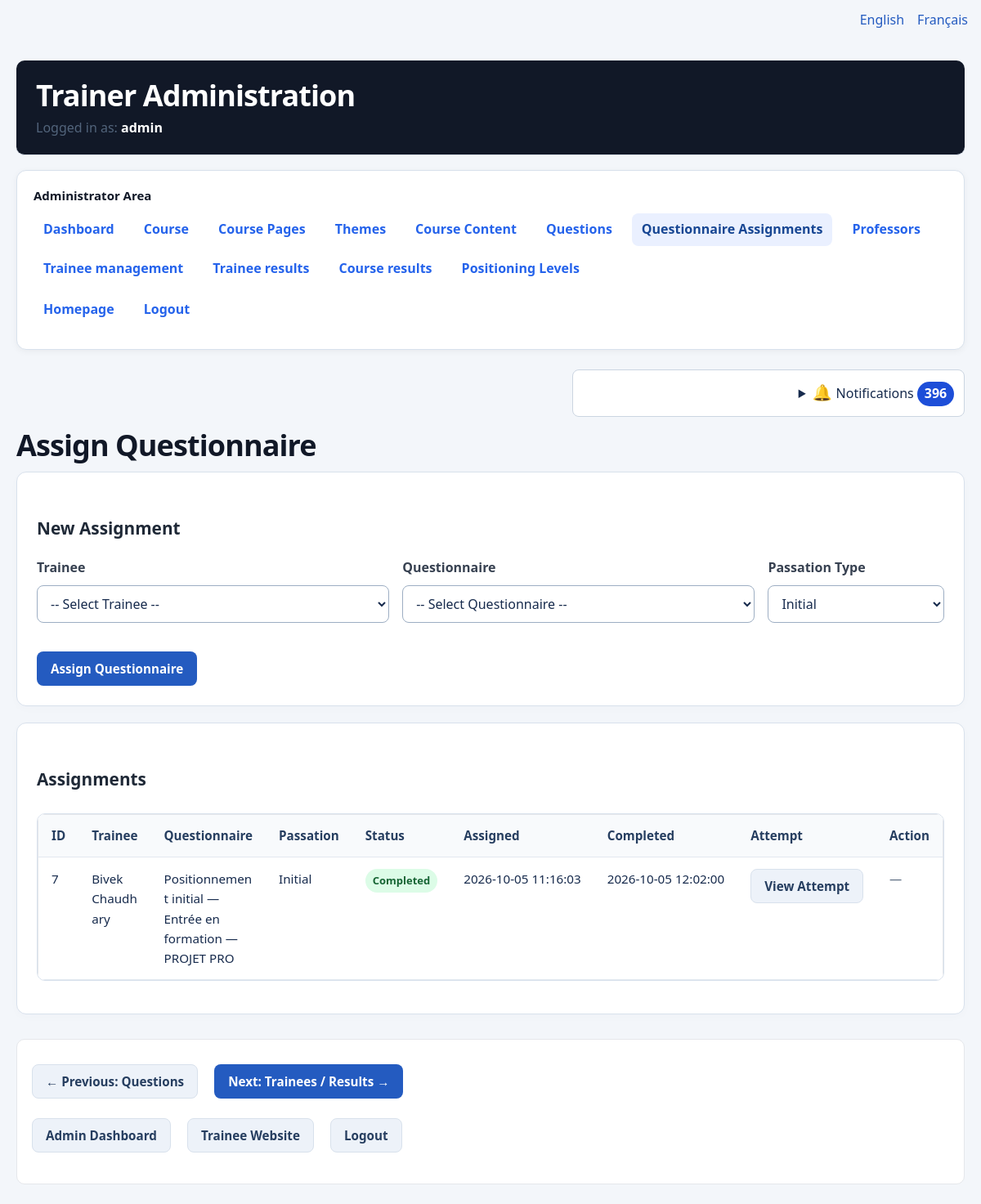
Page /admin/assign_questionnaire.php (signed in) on the committed database.
### tables this page shows
CREATE TABLE `questionnaire_assignments` (
  `id` int(10) UNSIGNED NOT NULL,
  `trainee_id` int(10) UNSIGNED NOT NULL,
  `theme_id` int(10) UNSIGNED NOT NULL,
  `passation_type` enum('initial','final','sortie') NOT NULL DEFAULT 'initial',
  `status` enum('pending','completed') NOT NULL DEFAULT 'pending',
  `assigned_at` timestamp NOT NULL DEFAULT current_timestamp(),
  `completed_at` timestamp NULL DEFAULT NULL,
  `attempt_id` int(10) UNSIGNED DEFAULT NULL
);

CREATE TABLE `trainees` (
  `id` int(10) UNSIGNED NOT NULL,
  `first_name` varchar(100) NOT NULL,
  `last_name` varchar(100) NOT NULL,
  `email` varchar(255) NOT NULL,
  `password` varchar(255) DEFAULT NULL,
  `date_of_birth` date DEFAULT NULL,
  `created_at` timestamp NOT NULL DEFAULT current_timestamp()
);

CREATE TABLE `themes` (
  `id` int(10) UNSIGNED NOT NULL,
  `name` varchar(150) NOT NULL,
  `description` text DEFAULT NULL,
  `display_order` int(10) UNSIGNED DEFAULT 0,
  `created_at` timestamp NOT NULL DEFAULT current_timestamp(),
  `is_active` tinyint(1) NOT NULL DEFAULT 1
);

### includes/language.php (called while the page is built, shortened)
<?php
$currentLanguage =
    $_SESSION['language']
    ?? 'en';
$languageFile =
    __DIR__
    . '/../languages/'
    . $currentLanguage
    . '.php';
$translations =
    require $languageFile;
if (!function_exists('t')) {
    function t(
        string $key,
        array $replacements = []
    ): string {
        global $translations;
        $text =
            $translations[$key]
            ?? $key;
        return $text;
    }
}
if (!function_exists('currentLanguage')) {
    function currentLanguage(): string
    {
        global $currentLanguage;
        return $currentLanguage;
    }
}
if (!function_exists('htmlLanguage')) {
    function htmlLanguage(): string
    {
        return currentLanguage() === 'fr'
            ? 'fr'
            : 'en';
    }
}

### admin/admin_language.php (called while the page is built)
<?php
require_once __DIR__ . '/../includes/language.php';
function adminH(string $value): string
{
    return htmlspecialchars($value, ENT_QUOTES | ENT_SUBSTITUTE, 'UTF-8');
}
function adminEnumLabel(string $value): string
{
    $keys = [
        'initial' => 'initial', 'final' => 'final', 'sortie' => 'exit',
        'pending' => 'pending', 'completed' => 'completed',
        'in_progress' => 'in_progress', 'corrected' => 'corrected',
        'single_choice' => 'single_choice', 'multiple_choice' => 'multiple_choice',
        'open' => 'open_question', 'sommaire' => 'sommaire',
        'introduction' => 'introduction',
    ];
    return isset($keys[$value]) ? t($keys[$value]) : $value;
}

### includes/safe_rich_content.php (called while the page is built, shortened)
<?php
function qp_h($value): string {
    return htmlspecialchars((string)$value, ENT_QUOTES | ENT_SUBSTITUTE, 'UTF-8');
}

### includes/notifications.php (the view, shortened to what this page needs)
<?php
require_once __DIR__.'/safe_rich_content.php';
function pkg_recipient(): array {
    $script = str_replace('\\', '/', $_SERVER['SCRIPT_NAME'] ?? '');
    if (strpos($script, '/admin/') !== false && !empty($_SESSION['admin_id'])) return ['admin', 0];
    return ['', 0];
}
function pkg_notifications(PDO $pdo): void {
    [$role,$id] = pkg_recipient();
    try {
        $s=$pdo->prepare('SELECT COUNT(*) FROM notifications WHERE recipient_type=? AND recipient_id=? AND read_at IS NULL');
        $s->execute([$role,$id]); $count=(int)$s->fetchColumn();
    }
    catch (PDOException $e) {
        if (($e->errorInfo[1] ?? null) !== 1146) throw $e;
        echo '<p role="status">'.qp_h(t('pkg_notifications_unavailable')).'</p>'; return;
    }
    echo '<details class="qp-notifications"><summary>'.qp_h(t('pkg_notifications')).' <strong aria-label="'.qp_h(t('pkg_unread')).'">'.$count.'</strong></summary>';
    echo '</details>';
}

### admin/assign_questionnaire.php (shortened to what this page needs)
<?php
require_once __DIR__ . '/../includes/language.php';
require_once __DIR__ . '/admin_language.php';
require_once '../config/database.php';
$stmt = $pdo->query(
    "SELECT
        qa.id,
        qa.passation_type,
        qa.status,
        qa.assigned_at,
        qa.completed_at,
        qa.attempt_id,
        trainees.first_name,
        trainees.last_name,
        themes.name AS theme_name
     FROM questionnaire_assignments qa
     INNER JOIN trainees
        ON qa.trainee_id = trainees.id
     INNER JOIN themes
        ON qa.theme_id = themes.id
     ORDER BY qa.id DESC"
);
$assignments =
    $stmt->fetchAll(PDO::FETCH_ASSOC);
?>
<!DOCTYPE html>
<html lang="<?= adminH(htmlLanguage()) ?>">
<head>
    <link rel="stylesheet" href="../assets/css/style.css">
<link rel="stylesheet" href="../assets/css/ui.css">
</head>
<body>
<?php require __DIR__ . '/admin_language_switcher.php'; ?>
<div class="container assignments-page">
    <header class="admin-header">
        <h1><?= adminH(t('p150i_7b3acab7d31d')) ?></h1>
        <p class="text-muted"><?= adminH(t('h150_logged_in_as')) ?> <strong><?= htmlspecialchars($_SESSION['admin_username'] ?? t('admin')) ?></strong></p>
    </header>
    <?php require 'admin_nav.php'; ?>
    <main>
        <h1><?= adminH(t('a150j_00027c880854')) ?></h1>
        <section class="card" aria-labelledby="new-assignment-heading">
            <h2 id="new-assignment-heading"><?= adminH(t('a150j_ea7031adfe2e')) ?></h2>
            <form method="POST"><?php ux_csrf_field(); ?><input type="hidden" name="lang" value="<?= adminH(currentLanguage()) ?>">
                <div class="assignment-fields">
                    <div>
                        <label for="trainee_id"><?= adminH(t('trainee')) ?></label>
                        <select name="trainee_id" id="trainee_id" required>
                            <option value=""><?= adminH(t('a150j_6e9df811f6c8')) ?></option>
                        </select>
                    </div>
                    <div>
                        <label for="theme_id"><?= adminH(t('h150_questionnaire')) ?></label>
                        <select name="theme_id" id="theme_id" required>
                            <option value=""><?= adminH(t('a150j_a3f7b93f5046')) ?></option>
                        </select>
                    </div>
                    <div>
                        <label for="passation_type"><?= adminH(t('passation_type')) ?></label>
                        <select name="passation_type" id="passation_type" required>
                            <option value="initial"><?= adminH(t('h150_initial')) ?></option>
                        </select>
                    </div>
                </div>
                <div class="actions">
                    <button class="btn" type="submit" name="assign_questionnaire" value="1"><?= adminH(t('a150j_00027c880854')) ?></button>
                </div>
            </form>
        </section>
        <section class="card" aria-labelledby="assignments-heading">
            <h2 id="assignments-heading"><?= adminH(t('a150j_2c7e21f63a47')) ?></h2>
            <?php if (empty($assignments)): ?>
                <p class="text-muted"><?= adminH(t('a150j_a2b9f330ab99')) ?></p>
            <?php else: ?>
                <div class="assignments-table-wrap" role="region" aria-labelledby="assignments-heading" tabindex="0">
                    <table class="assignments-table">
                        <thead>
                            <tr>
                                <th scope="col"><?= adminH(t('p150i_3843971dcfde')) ?></th>
                                <th scope="col"><?= adminH(t('trainee')) ?></th>
                                <th scope="col"><?= adminH(t('h150_questionnaire')) ?></th>
                                <th scope="col"><?= adminH(t('h150_passation')) ?></th>
                                <th scope="col"><?= adminH(t('h150_status')) ?></th>
                                <th scope="col"><?= adminH(t('h150_assigned')) ?></th>
                                <th scope="col"><?= adminH(t('h150_completed')) ?></th>
                                <th scope="col"><?= adminH(t('attempt')) ?></th>
                                <th scope="col"><?= adminH(t('h150_action')) ?></th>
                            </tr>
                        </thead>
                        <tbody>
                        <?php foreach ($assignments as $assignment): ?>
                            <tr>
                                <td><?= (int)$assignment['id'] ?></td>
                                <td class="assignment-copy"><?= htmlspecialchars($assignment['first_name']) ?> <?= htmlspecialchars($assignment['last_name']) ?></td>
                                <td class="assignment-copy"><?= htmlspecialchars($assignment['theme_name']) ?></td>
                                <td><?= htmlspecialchars(adminEnumLabel($assignment['passation_type'])) ?></td>
                                <td>
                                    <span class="status <?= $assignment['status'] === 'completed' ? 'status-active' : 'status-inactive' ?><?= $assignment['status'] === 'pending' ? ' status-pending' : '' ?>"><?= htmlspecialchars(adminEnumLabel($assignment['status'])) ?></span>
                                </td>
                                <td class="assignment-date"><?= htmlspecialchars($assignment['assigned_at']) ?></td>
                                <td class="assignment-date">
                                    <?php if ($assignment['completed_at']): ?>
                                        <?= htmlspecialchars($assignment['completed_at']) ?>
                                    <?php else: ?>
                                        <span class="text-muted">—</span>
                                    <?php endif; ?>
                                </td>
                                <td>
                                    <?php if ($assignment['attempt_id']): ?>
                                        <a class="btn btn-secondary" href="attempt_details.php?lang=<?= adminH(currentLanguage()) ?>&amp;id=<?= (int)$assignment['attempt_id'] ?>"><?= adminH(t('view_attempt')) ?></a>
                                    <?php else: ?>
                                        <span class="text-muted">—</span>
                                    <?php endif; ?>
                                </td>
                                <td>
                                    <?php if ($assignment['status'] === 'pending'): ?>
                                        <form method="POST" data-confirm="<?= adminH(t('a150j_12f34b3ce2fa')) ?>
" onsubmit="return confirm(this.dataset.confirm);"><?php ux_csrf_field(); ?><input type="hidden" name="lang" value="<?= adminH(currentLanguage()) ?>">
                                            <input type="hidden" name="assignment_id" value="<?= (int)$assignment['id'] ?>">
                                            <button class="btn btn-danger" type="submit" name="delete_assignment" value="1"><?= adminH(t('a150j_df7d968bb03c')) ?></button>
                                        </form>
                                    <?php else: ?>
                                        <span class="text-muted">—</span>
                                    <?php endif; ?>
                                </td>
                            </tr>
                        <?php endforeach; ?>
                        </tbody>
                    </table>
                </div>
            <?php endif; ?>
        </section>
    </main>
    <nav class="workflow-navigation" aria-label="<?= adminH(t('a150j_81498e271e7e')) ?>">
        <p class="actions">
            <a class="btn btn-secondary" href="questions.php?lang=<?= adminH(currentLanguage()) ?>"><?= adminH(t('a150j_b264dcffd9fc')) ?></a>
            <a class="btn" href="results.php?lang=<?= adminH(currentLanguage()) ?>"><?= adminH(t('a150j_c78e4e5cf7f4')) ?></a>
        </p>
        <p class="actions">
            <a class="btn btn-secondary" href="index.php?lang=<?= adminH(currentLanguage()) ?>"><?= adminH(t('admin_dashboard_link')) ?></a>
            <a class="btn btn-secondary" href="../index.php?lang=<?= adminH(currentLanguage()) ?>"><?= adminH(t('p150i_ad2638a9d1dd')) ?></a>
            <a class="btn btn-secondary" href="logout.php?lang=<?= adminH(currentLanguage()) ?>"><?= adminH(t('h150_logout')) ?></a>
        </p>
    </nav>
</div>
</body>
</html>

### assets/css/style.css (style rules this page uses)
* { box-sizing: border-box; }
html { scroll-behavior: smooth; }
body { margin: 0; padding: 0; font-family: Arial, Helvetica, sans-serif; background: #f4f7fb; color: #1f2937; line-height: 1.6; }
a { color: #2563eb; text-decoration: none; }
.container { width: 92%; max-width: 1200px; margin: 30px auto; }
h1 { margin-top: 0; margin-bottom: 10px; color: #111827; font-size: 30px; }
h2 { color: #1f2937; margin-top: 30px; margin-bottom: 12px; }
p { margin-top: 8px; }
.admin-header { background: #111827; color: #ffffff; padding: 20px 24px; border-radius: 10px; margin-bottom: 18px; }
.admin-header h1, .admin-header h2, .admin-header h3 { color: #ffffff; margin-top: 0; }
.admin-header h1 { margin-bottom: 5px; }
.admin-header p { margin: 0; color: #d1d5db; }
.admin-header strong { color: #ffffff; }
.card { background: #ffffff; border-radius: 10px; padding: 24px; margin-bottom: 20px; border: 1px solid #edf0f4; box-shadow: 0 2px 8px rgba(0, 0, 0, 0.06); }
table { width: 100%; border-collapse: collapse; background: #ffffff; margin-top: 15px; border: 1px solid #e5e7eb; }
th, td { padding: 12px 14px; text-align: left; border-bottom: 1px solid #e5e7eb; vertical-align: top; }
th { background: #f3f4f6; color: #374151; font-weight: 600; }
form { max-width: 100%; }
label { display: block; margin-bottom: 6px; font-weight: 600; color: #374151; }
input[type="text"], input[type="email"], input[type="password"], input[type="number"], input[type="date"], input[type="file"], input[type="url"], textarea, select { width: 100%; padding: 10px 12px; margin-bottom: 15px; border: 1px solid #d1d5db; border-radius: 6px; background: #ffffff; color: #111827; font-size: 15px; }
button, .btn { display: inline-block; border: none; border-radius: 6px; padding: 10px 16px; background: #2563eb; color: #ffffff; font-size: 14px; font-weight: 600; cursor: pointer; text-decoration: none; transition: background 0.2s ease, transform 0.1s ease; }
.btn-secondary { background: #6b7280; }
.status { display: inline-block; padding: 4px 9px; border-radius: 20px; font-size: 13px; font-weight: 600; }
.status-active, .status-completed { background: #dcfce7; color: #166534; }
.workflow-navigation { margin-top: 30px; padding: 18px; background: #ffffff; border: 1px solid #e5e7eb; border-radius: 10px; }
.workflow-navigation a { display: inline-block; margin: 4px 12px 4px 0; }
.text-muted { color: #6b7280; }
.actions { display: flex; gap: 8px; flex-wrap: wrap; align-items: center; }

### admin/assign_questionnaire.php (style rules this page uses)
.assignments-page .assignment-fields { display: grid; grid-template-columns: minmax(0, 2fr) minmax(0, 2fr) minmax(0, 1fr); gap: 1rem; margin-bottom: 1.25rem; }
.assignments-page .assignment-fields > div { min-width: 0; }
.assignments-page .assignment-fields label { display: block; margin-bottom: .5rem; font-weight: 600; }
.assignments-page .assignment-fields select { width: 100%; box-sizing: border-box; }
.assignments-page .actions { display: flex; flex-wrap: wrap; align-items: center; gap: .5rem; }
.assignments-page .assignments-table-wrap { max-width: 100%; overflow-x: auto; }
.assignments-page .assignments-table { width: 100%; min-width: 1050px; border-collapse: collapse; }
.assignments-page .assignments-table th, .assignments-page .assignments-table td { padding: .85rem 1rem; text-align: left; vertical-align: top; border-bottom: 1px solid #e2e8f0; }
.assignments-page .assignments-table th { background: #f8fafc; }
.assignments-page .assignment-copy { max-width: 24rem; overflow-wrap: anywhere; }
.assignments-page .assignment-date, .assignments-page .assignments-table .btn, .assignments-page .status { white-space: nowrap; }

### rows in the picture
questionnaire_assignments: id "7", trainee.first_name "Bivek", trainee.last_name "Chaudhary", theme.name "Positionnement initial — Entrée en formation — PROJET PRO", passation_type "Initial", status "Completed", assigned_at "2026-10-05 11:16:03", completed_at "2026-10-05 12:02:00"

### other values in the picture
adminH(t('p150i_7b3acab7d31d')) "Trainer Administration"
adminH(t('h150_logged_in_as')) "Logged in as:"
$_SESSION['admin_username'] "admin"
adminH(t('administrator_area')) "Administrator Area"
adminH(t('homepage')) "Homepage"
adminH(t('logout')) "Logout"
qp_h(t('pkg_notifications')) "Notifications"
$count "396"
adminH(t('a150j_00027c880854')) "Assign Questionnaire"
adminH(t('a150j_ea7031adfe2e')) "New Assignment"
adminH(t('trainee')) "Trainee"
adminH(t('h150_questionnaire')) "Questionnaire"
adminH(t('passation_type')) "Passation Type"
adminH(t('a150j_2c7e21f63a47')) "Assignments"
adminH(t('p150i_3843971dcfde')) "ID"
